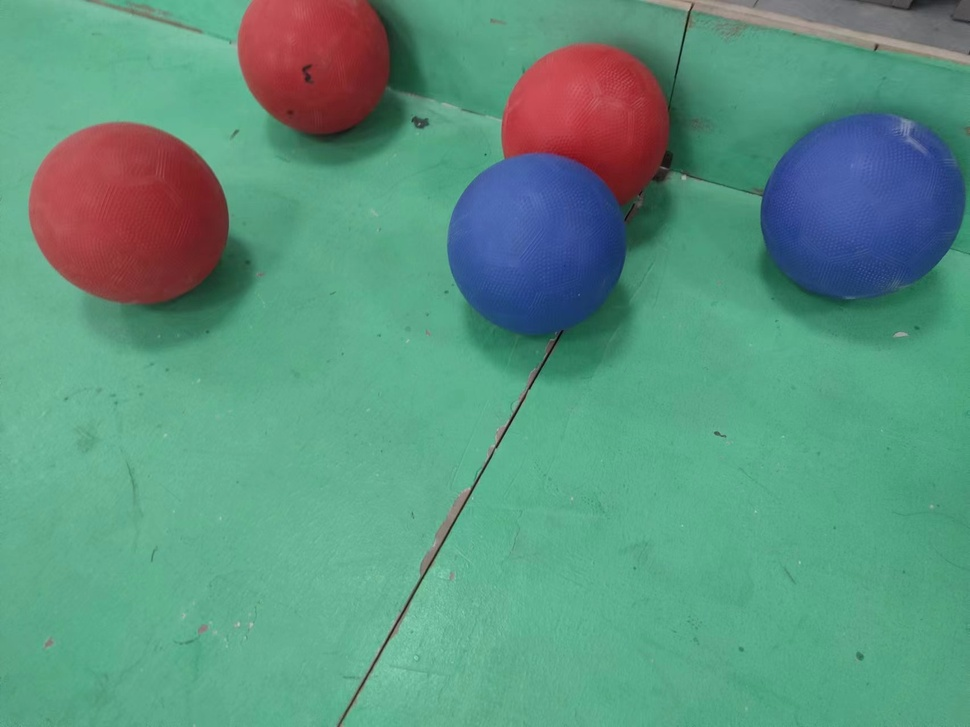
#> input picture HoughCircles.jpg, 970 x 727 px, shrunk from 1706 x 1279 before the run
$ python -i 'HoughCircles(VIDEO).py'   (imports and definitions only)
#> lines starting #> are read from the running program, lines starting #| are printed output that depends on the picture; after the words box and inside, x2 and y2 are one past the last pixel; in counts of white or black regions, pixels touching at a corner belong together
#> further down, picture is the input picture: shape (727, 970, 3); mean B, G, R 127.8, 147.5, 92
import os,cv2,numpy as np

def color_detection(image):
    if image is None or image.size == 0:
        print("警告：无效的图像输入")
        return None, None

    try:
        hsv_image = cv2.cvtColor(image, cv2.COLOR_BGR2HSV)
#> hsv_image: shape (727, 970, 3); mean H, S, V 85.1, 123.8, 160.9
    except cv2.error as e:
        print(f"颜色空间转换错误: {e}")
        return None, None

    lower_blue = np.array([95, 40, 40])
    upper_blue = np.array([135, 255, 255])
    lower_red1 = np.array([0, 120, 70])
    upper_red1 = np.array([8, 255, 255])
    lower_red2 = np.array([170, 120, 70])
    upper_red2 = np.array([180, 255, 255])

    blue_mask = cv2.inRange(hsv_image, lower_blue, upper_blue)
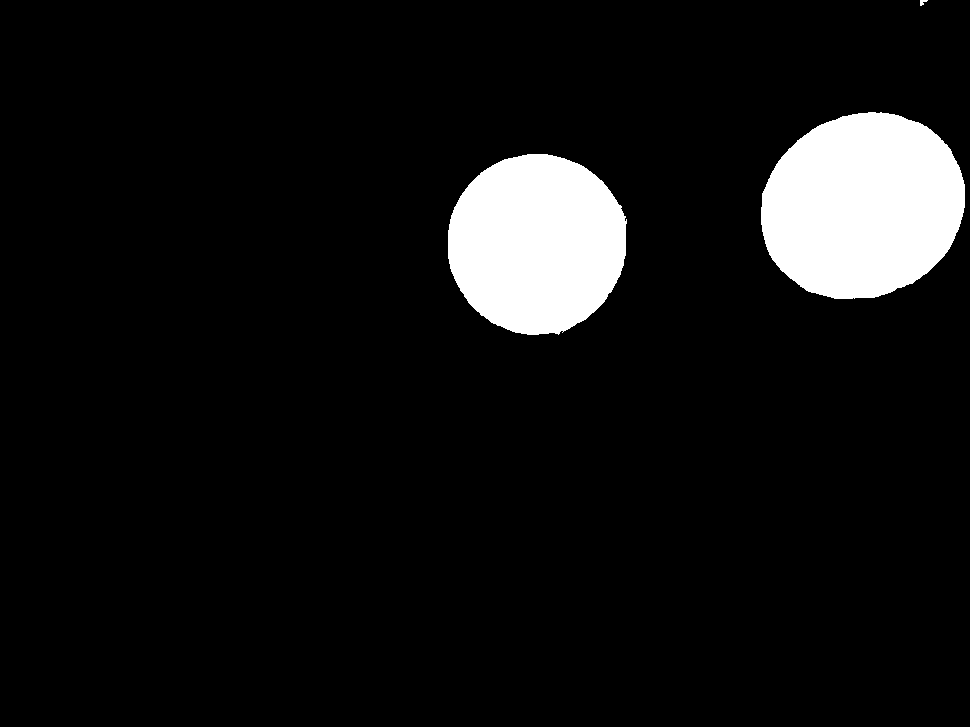
#> blue_mask: shape (727, 970); 7.9% white; 3 white regions, box (x1, y1, x2, y2) and area: (761, 112, 965, 299) 29899, (448, 154, 627, 335) 25453, (920, 0, 928, 6) 28
    red_mask1 = cv2.inRange(hsv_image, lower_red1, upper_red1)
#> red_mask1: shape (727, 970); 2% white; 121 white regions (84 under 20 px), largest, box (x1, y1, x2, y2) and area: (32, 167, 225, 302) 5975, (240, 24, 387, 133) 2867, (100, 125, 203, 177) 814
    red_mask2 = cv2.inRange(hsv_image, lower_red2, upper_red2)
#> red_mask2: shape (727, 970); 6.6% white; 90 white regions (74 under 20 px), largest, box (x1, y1, x2, y2) and area: (42, 127, 225, 292) 18066, (503, 47, 668, 204) 16102, (243, 0, 388, 111) 11187
    red_mask = red_mask1 | red_mask2
#> red_mask: shape (727, 970); 8.6% white; 4 white regions (1 under 20 px), largest, box (x1, y1, x2, y2) and area: (31, 125, 227, 302) 26717, (503, 45, 668, 204) 17399, (240, 0, 389, 133) 16454

    all_mask = blue_mask | red_mask
#> all_mask: shape (727, 970); 16.4% white; 6 white regions (1 under 20 px), largest, box (x1, y1, x2, y2) and area: (448, 45, 668, 335) 42852, (761, 112, 965, 299) 29899, (31, 125, 227, 302) 26717, (240, 0, 389, 133) 16454, (920, 0, 928, 6) 28

    color_info = {
        'blue': (blue_mask, "Blue", (255, 0, 0)),
        'red': (red_mask, "Red", (0, 0, 255))
    }

    return all_mask, color_info

def circle_detection(image):
    if image is None or image.size == 0:
        print("无法加载图像或图像为空:(")
        return None

    result = image.copy()

    try:
        color_mask, color_info = color_detection(image)
#> color_info = 2 items
        if color_mask is None or color_info is None:
            return result

        # 中值滤波去除椒盐噪声
        preprocessed = cv2.medianBlur(image, 5)
        gray = cv2.cvtColor(preprocessed, cv2.COLOR_BGR2GRAY)
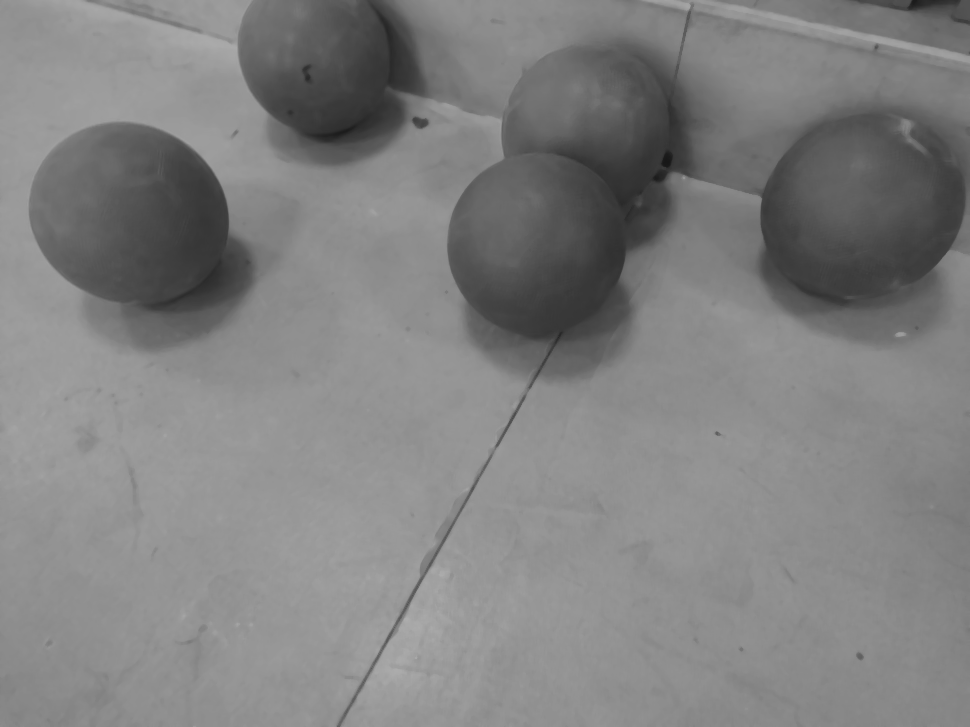
#> gray: shape (727, 970); min 23, max 173, mean 128.7

        # 将颜色掩码与灰度图结合
        masked_gray = cv2.bitwise_and(gray, gray, mask=color_mask)
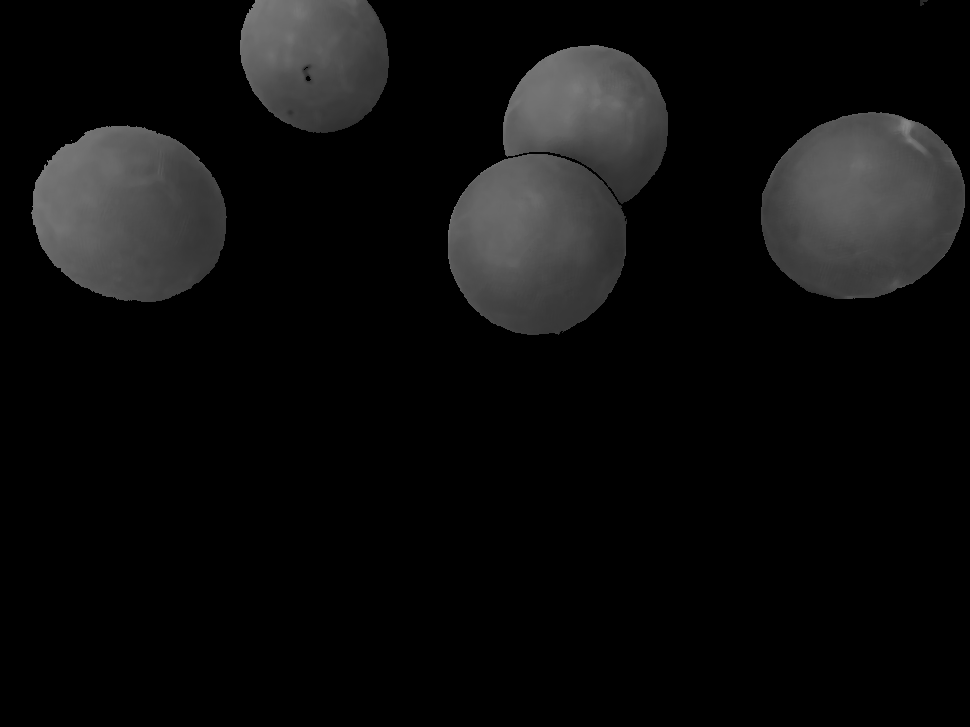
#> masked_gray: shape (727, 970); min 0, max 133, mean 13.4

        # 增加高斯模糊的核大小，平滑图像
        blurred = cv2.GaussianBlur(masked_gray, (13, 13), 5)

        circles = cv2.HoughCircles(
            blurred, method=cv2.HOUGH_GRADIENT_ALT,
            dp=1.1,        # 降低dp提高检测灵敏度
            minDist=60,    # 降低minDist以检测靠得更近的圆
            param1=30,     # Canny边缘检测阈值
            param2=0.2,    # 降低质量阈值，提高检测灵敏度
            minRadius=50,  # 最小半径
            maxRadius=135  # 最大半径
        )
#> circles = [[859.1, 189.2, 76.98], [537.9, 242, 90.35], [588.5, 130.9, 82.57], [124.3, 222.2, 98.14], [859.1, 189.2, 62]]

        if circles is not None:
            circles = np.uint16(np.around(circles))
#> circles = [[859, 189, 77], [538, 242, 90], [588, 131, 83], [124, 222, 98], [859, 189, 62]]
            # amount = len(circles[0, :])
            # print(f"检测到 {amount} 个圆形")

            # 当圆心重合时保留较大半径的圆
            if len(circles[0, :]) > 0:
                # 先按半径降序排序，这样在去重时优先保留大半径的圆
                # 使用明确的元组结构存储圆信息，避免数据错乱（这玩意修了好久我服了）
                circles_sorted = sorted([(int(circle[0]), int(circle[1]), int(circle[2])) for circle in circles[0, :]],
                                       key=lambda x: -x[2])
#> circles_sorted = [(124, 222, 98), (538, 242, 90), (588, 131, 83), (859, 189, 77), (859, 189, 62)]
                unique_circles = []

                for circle in circles_sorted:
                    center_x, center_y, radius = circle
                    is_duplicate = False

                    # 检查与已保留圆的距离
                    for uc in unique_circles:
                        uc_x, uc_y, uc_r = uc
                        # 使用平方距离比较，避免平方根计算，提高效率
                        distance_sq = (center_x - uc_x)**2 + (center_y - uc_y)**2
                        min_radius_sq = (min(uc_r, radius) * 0.7)**2

                        # 如果圆心距离小于较小半径的70%，视为重复
                        if distance_sq < min_radius_sq:
                            is_duplicate = True
                            break

                    # 否则添加
                    if not is_duplicate:
                        unique_circles.append((center_x, center_y, radius))
#> this loop made 5 passes
#> after the loop, unique_circles = [(124, 222, 98), (538, 242, 90), (588, 131, 83), (859, 189, 77)]

            # 初始化颜色计数器
            blue_count = 0
            red_count = 0

            # 使用去重后的圆列表进行绘制
            for circle in unique_circles:
                # 直接解包元组，避免索引访问错误（之前是会把颜色搞错的问题）
                center_x, center_y, radius = circle

                h, w = image.shape[:2]
                # 直接计算坐标，避免使用可能导致类型问题的np.clip
                x1 = max(0, center_x - radius)
                y1 = max(0, center_y - radius)
                x2 = min(w, center_x + radius)
                y2 = min(h, center_y + radius)

                # 确保坐标有效
                if x2 <= x1:
                    x2 = x1 + 1
                if y2 <= y1:
                    y2 = y1 + 1

                # 提取ROI并计算颜色像素数
                try:
                    roi_blue_mask = color_info['blue'][0][y1:y2, x1:x2]
                    roi_red_mask = color_info['red'][0][y1:y2, x1:x2]
                    blue_amount = cv2.countNonZero(roi_blue_mask)
                    red_amount = cv2.countNonZero(roi_red_mask)
                except Exception as e:
                    print(f"处理ROI时出错: {e}")
                    blue_amount = 0
                    red_amount = 0

                """这个方法...留作纪念算了，不能识别到边框处的
                total_pixels = (y2 - y1) * (x2 - x1)

                # 设置颜色识别阈值
                color_threshold = 0.4

                # 确定颜色
                color_name, color = None, None
                if blue_amount / total_pixels > color_threshold:
                    color_name, color = color_info['blue'][1], color_info['blue'][2]
                elif red_amount / total_pixels > color_threshold:
                    color_name, color = color_info['red'][1], color_info['red'][2]
                """

                if blue_amount > red_amount:
                    color_name, color = color_info['blue'][1], color_info['blue'][2]
                    blue_count += 1
                else:
                    color_name, color = color_info['red'][1], color_info['red'][2]
                    red_count += 1

                if color_name is not None and color_name != "Unknown":
                    # 绘制圆形
                    cv2.circle(result, (center_x, center_y), radius, color, 2)

                    # 绘制圆心（绿点）
                    cv2.circle(result, (center_x, center_y), 3, (0, 255, 0), -1)

                    # 计算坐标
                    x1, y1 = int(center_x - radius), int(center_y - radius)
                    x2, y2 = int(center_x + radius), int(center_y + radius)

                    # 写标记
                    text = f"{color_name} ({center_x},{center_y}), R={radius}"
                    cv2.putText(result, text, (x1, y1 - 10),
                                cv2.FONT_HERSHEY_SIMPLEX, 0.5,
                                (255, 255, 255), 2)
#> this loop made 4 passes
#> (center_x, center_y, radius, blue_amount) on passes 1, 3: (124, 222, 98, 0), (588, 131, 83, 5614)
#> (center_x, center_y, radius, blue_amount) on passes 2, 4: (538, 242, 90, 25361), (859, 189, 77, 21987)
#> pass 1, in circle_detection, `roi_red_mask = color_info['red'][0][y1:y2, x1:x2]`:
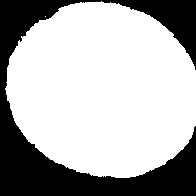
#> roi_red_mask: shape (196, 196); 69.1% white; 1 black region, box (x1, y1, x2, y2) and area: (0, 0, 196, 196) 11866
#> pass 2, in circle_detection, `roi_red_mask = color_info['red'][0][y1:y2, x1:x2]`:
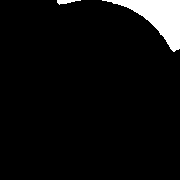
#> roi_red_mask: shape (180, 180); 5.1% white; 2 white regions, box (x1, y1, x2, y2) and area: (102, 0, 180, 52) 1600, (57, 0, 81, 5) 66
#> after the loop:
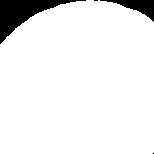
#> roi_blue_mask: shape (154, 154); 92.7% white; 4 black regions (2 under 20 px), largest, box (x1, y1, x2, y2) and area: (0, 0, 86, 44) 1280, (100, 0, 154, 22) 444
#> after the loop: roi_red_mask: shape (154, 154); every value is 0
#> after the loop, blue_count = 2; red_count = 2

            # 在屏幕右上角显示颜色计数
            h, w = result.shape[:2]
            text_blue = f"Blue Balls: {blue_count}"
#> text_blue = 'Blue Balls: 2'
            text_red = f"Red Balls: {red_count}"
#> text_red = 'Red Balls: 2'

            # 绘制计数文本
            cv2.putText(result, text_blue, (w - 200, 30),
                        cv2.FONT_HERSHEY_SIMPLEX, 0.7,
                        (255, 0, 0), 2)

            cv2.putText(result, text_red, (w - 200, 60),
                        cv2.FONT_HERSHEY_SIMPLEX, 0.7,
                        (0, 0, 255), 2)
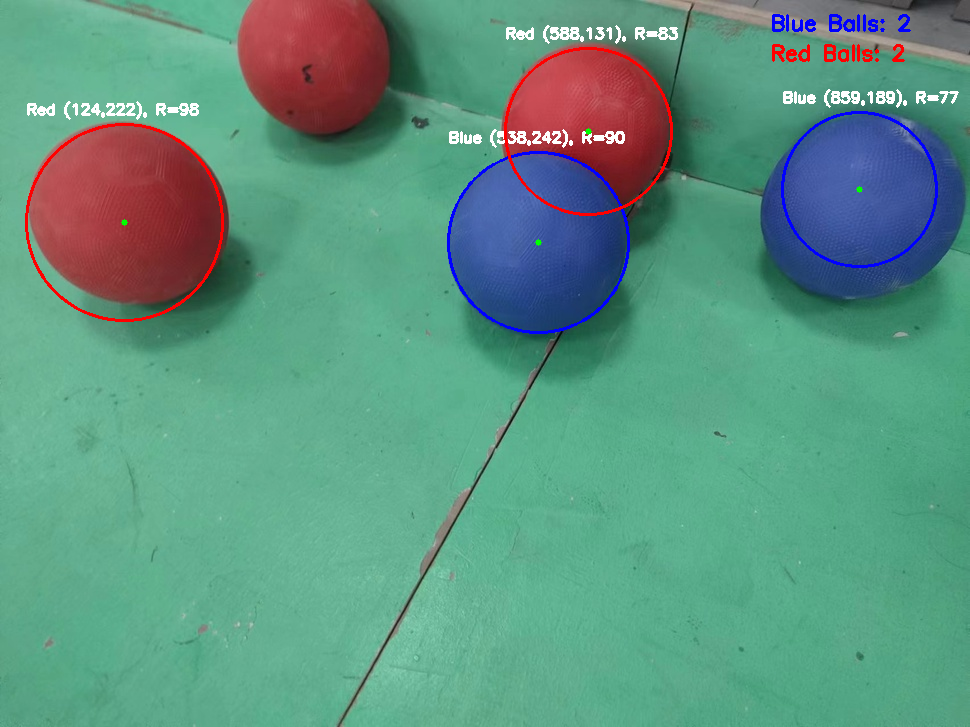
#> result: shape (727, 970, 3); mean B, G, R 128.9, 147.1, 93.5
        else:
            print("未检测到圆形")
    except Exception as e:
        print(f"圆形检测过程中出错: {e}")
        warning_text = "WARNING: No circles detected"
        cv2.putText(result, warning_text, (w - 250, 90),
                    cv2.FONT_HERSHEY_SIMPLEX, 0.7,
                    (0, 255, 255), 2)
        return image.copy()

    return result

# [58 lines left out: function main, not called in this run]

# [2 lines not run here, left out]


>>> import cv2
>>> picture = cv2.imread('HoughCircles.jpg')
>>> result = circle_detection(picture)
